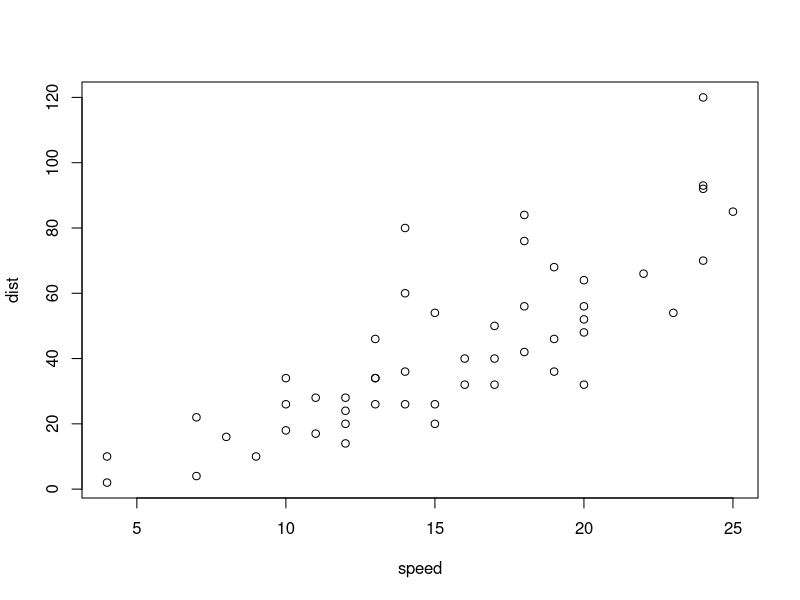
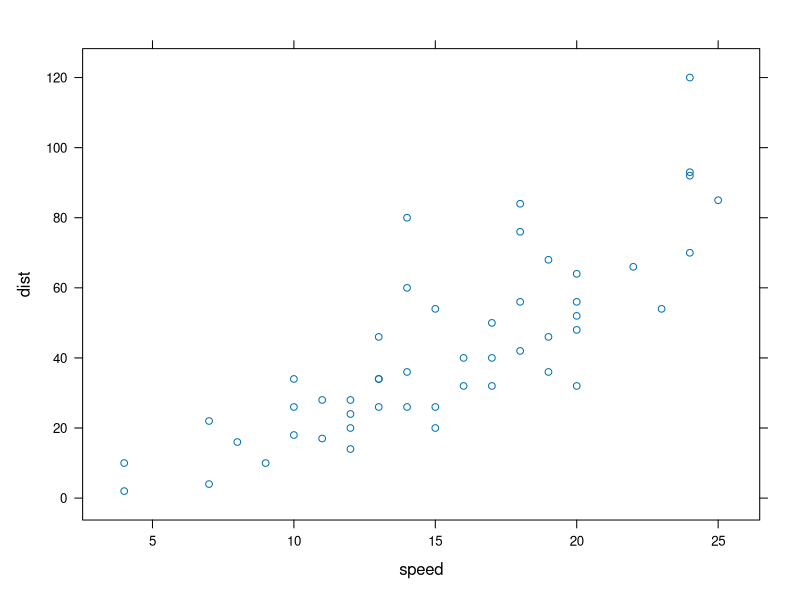

Generate these figures, in order, with R: (Note: this script raises an error after producing the figures.)
## ---- chunk 1
library(lattice)
library(ggplot2)
knitr::opts_chunk$set(results='hide', comment = "#>", purl = FALSE)
## ---- chunk 2
head(cars)
## ---- chunk 3
plot(cars)
## ---- chunk 4
xyplot(dist ~ speed, cars)
## ---- chunk 5
head(iris)
## ---- chunk 6
knitr::include_graphics("img/iris_petal_sepal.png")
## ---- chunk 7
xyplot(Petal.Length~Petal.Width, data = iris, groups=Species, 
  panel = panel.superpose, type = c("p", "smooth"), span=.75,
  col.line = trellis.par.get("strip.background")$col,
  col.symbol = trellis.par.get("strip.shingle")$col,
  key = list(title="Iris Data", x=.15, y=.85, corner=c(0,1), border=TRUE,
        points = list(col=trellis.par.get("strip.shingle")$col[1:3],
                 pch = trellis.par.get("superpose.symbol")$pch[1:3],
                 cex = trellis.par.get("superpose.symbol")$cex[1:3]),
                 text = list(levels(iris$Species))))
## ---- chunk 8
ggplot(data=iris, aes(x=Petal.Width, y=Petal.Length, color=Species)) +
  geom_point() +
  stat_smooth(aes(jitter(Petal.Width), jitter(Petal.Length)), size=.2, se=F) +
  theme_classic()
